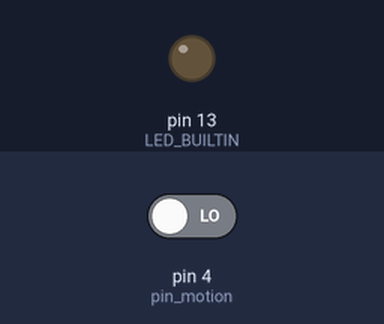
Bench run of a sketch on a simulated Arduino Uno, built with avr-gcc and run on an emulated ATmega328P. On the bench: output pins drawn as LEDs (lit = HIGH). The inputs (shaded band) are chosen by the test bench; at power-on: pin 4 (pin_motion) LOW.

Above: at 1.2 s.
1.3 s: pin 4 (pin_motion) driven HIGH
At 2.3 s:
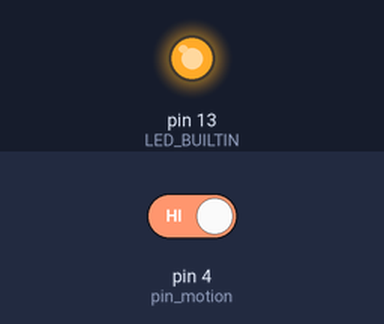
2.8 s: pin 4 (pin_motion) driven LOW
At 3.5 s:
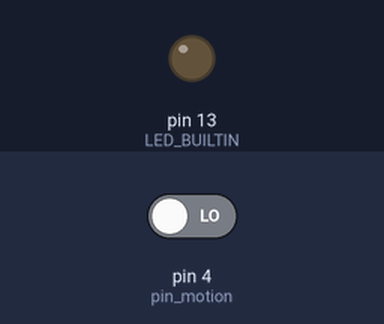
Timing chart, 0 to 5.8 s (numbered marks = the images above; inputs shaded):
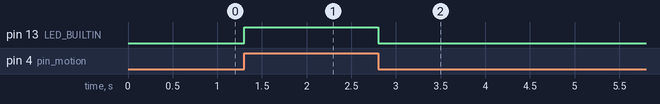

Measured:
- after the input at 1.3 s, pin 13 (LED_BUILTIN): LOW → HIGH at once
- after the input at 2.8 s, pin 13 (LED_BUILTIN): HIGH → LOW at once

The sketch:

motion_final.ino
```cpp
//PIN
//Numéro du pin de capteur mouvement
#define pin_motion 4

void setup()
{
  //Initialise le pin de réception
  pinMode(pin_motion, INPUT);

  //Initialise la LED intégré pour tests
  pinMode(LED_BUILTIN, OUTPUT);
  digitalWrite(LED_BUILTIN, LOW);
}


void loop()
{
  if(isPeopleDetected()) {
    digitalWrite(LED_BUILTIN, HIGH);
  }
  else {
    digitalWrite(LED_BUILTIN, LOW);
  }

}

int isPeopleDetected()
{
    int motion = digitalRead(pin_motion);
    if(motion == HIGH)//if the sensor value is HIGH?
    {
        return true;//yes,return ture
    }
    else
    {
        return false;//no,return false
    }
}
```
